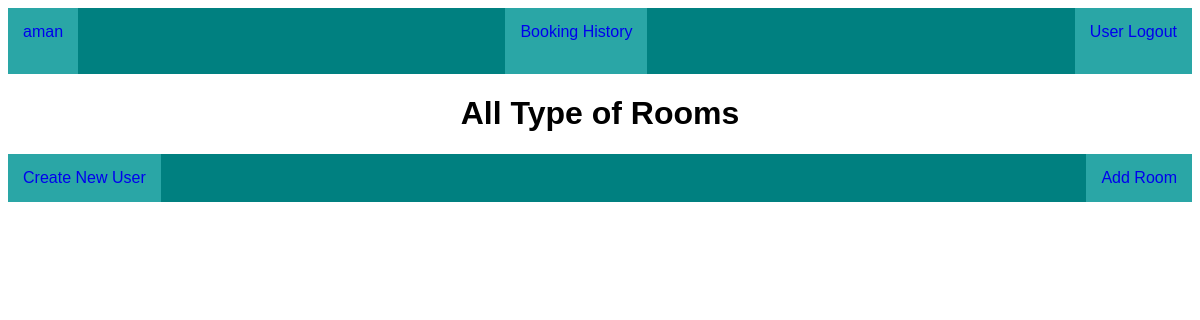
The app's page / (signed in), older data.
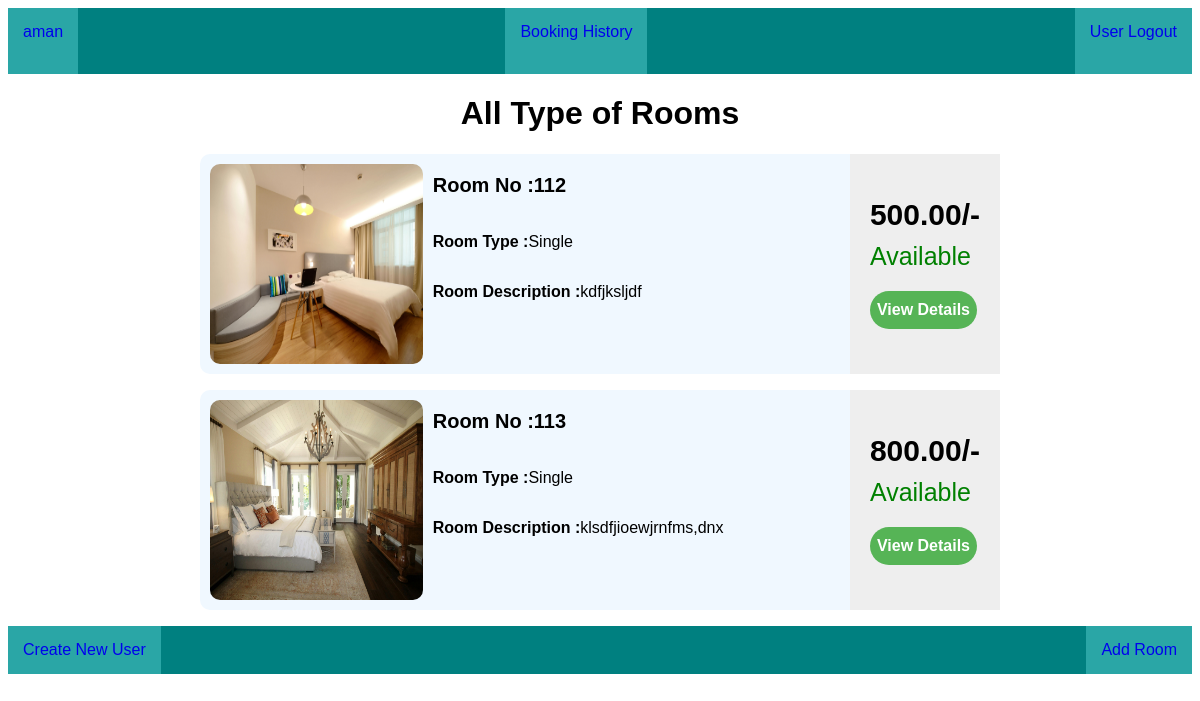
The same page, newer data.
### app/models.py (models this page shows, shortened)
class Room(models.Model):
    Room_no = models.CharField(max_length=10)
    Room_type = models.CharField(max_length=20)
    Room_description = models.TextField()
    Price_per_night = models.DecimalField(max_digits=10, decimal_places=2)
    Room_available = models.BooleanField(default=True)
    image = models.ImageField(upload_to='rooms/',null=True,blank=True)
    user = models.ForeignKey(User, on_delete=models.CASCADE)

### app/views.py (the view)
# urls.py: path('',homepage),
@login_required(login_url='/userlogin')
def homepage(request):
    profile = Profile.objects.get(user=request.user)
    if profile.is_vendor:
        rooms = Room.objects.filter(user=request.user)
        booking = Booking.objects.filter(user=request.user)
        return render(request, 'Index.html', {'rooms': rooms, 'booking': booking})
    else:
        rooms = Room.objects.all()
        return render(request, 'Index.html', {'rooms': rooms, 'user': request.user})

### Template/Index.html (shortened to what this page needs)
{% include 'nav.html' %}
{% load static %}
<!DOCTYPE html>
<html lang="en">
<head>
    <link rel="stylesheet" href="{% static 'room.css' %}">
</head>
<body>
    <h1 style="text-align: center;"> All Type of Rooms</h1>
    <div class="room-items">
        {% for r in rooms %}
        <div class="room-item">
            <div class="img-comp">
                {% if r.image %}
                <img src="{{ r.image.url }}" class="room-image" />
                {% endif %}
            </div>
            <div class="right-comp">
                <div>
                    <div class="flx align-center" style="font-size: 20px; font-weight: bold;">
                        <b>Room No : </b>
                        <p>{{r.Room_no}}</p>
                    </div>
                    <div class="flx align-center">
                        <b>Room Type : </b>
                        <p>{{r.Room_type}}</p>
                    </div>
                    <div class="flx align-center">
                        <b>Room Description : </b>
                        <p>{{r.Room_description}}</p>
                    </div>
                </div>
                <div class="end-comp">
                    <div>
                        <div class="price">{{r.Price_per_night}}/-</div>
                        {% if r.Room_available == True %}
                        <div class="avail">Available</div>
                        {% else %}
                        <div class="not-avail">Not Available</div>
                        {% endif %}
                        {% if r.Room_available %}
                        <button class="button" style=" margin-top: 20px;"><a href="/detail/{{r.id}}" class="view-details">View Details</a></button>
                    {% endif %}
                    </div>
                </div>
            </div>
        </div>
        {% endfor %}
    </div>
    <div style="justify-content: space-between; display: flex; background-color: teal;">
        {% if user.profile.is_vendor %}
        <div style="background-color: rgb(42, 166, 166);padding: 15px;">
            <a href="/createuser/">Create New User</a>
        </div>
        <div style="background-color: rgb(42, 166, 166);padding: 15px;">
            <a href="/Add_rooms/">Add Room</a>
        </div>
        {% endif %}
        </div>
</body>
</html>

### Template/nav.html (shortened to what this page needs)
{% load static %}
<!DOCTYPE html>
<html lang="en">
<head>
</head>
<body>
    <div>
        <div style="display: flex; justify-content: space-between;background-color: teal;">
            <div style="background-color: rgb(42, 166, 166);padding: 15px;">
                {% if user.is_authenticated %}
                    <a href="/profile">
                        {{user.username}}
                    </a>
                {% else %}
                    <a href="/userlogin">
                        User Login
                    </a>
                {% endif %}
            </div>
            {% if user.profile.is_vendor %}
            <div style="background-color: rgb(42, 166, 166);padding: 15px;">
                <a href="/booking_history/">
                    Booking History
                </a>
            </div>
            {% endif %}
            <div style="background-color: rgb(42, 166, 166);padding: 15px;">
                    <a href="/userlogout/">
                        User Logout
                    </a>
                <br> <br>
            </div>
        </div>
    </div>
</body>
</html>

### app/static/room.css (style rules this page uses)
html { font-family: Arial, Helvetica, sans-serif; }
.room-item { display: flex; flex-wrap: nowrap; background-color: aliceblue; margin-bottom: 16px; cursor: pointer; border-radius: 10px; }
.img-comp { padding: 10px; height: 200px; width: 300px; }
.room-item img { border: 1px; border-radius: 10px; height: 100%; width: 100%; }
.room-items { width: 800px; margin: 0 auto; }
.right-comp { width: 100%; display: flex; justify-content: space-between; }
.end-comp { background-color: rgb(238, 238, 238); display: flex; align-items: center; padding: 20px; }
.price { font-size: 30px; font-weight: bold; margin-bottom: 10px; }
.avail { font-size: 25px; color: green; }
.align-center { align-items: center; }
.flx { display: flex; }
.button { background-color: rgb(86, 180, 86); font-size: 16px; font-weight: bold; padding: 10px 7px; border-radius: 20px; color: white; outline: none; border: none; }
.button a { color: white; }
a { text-decoration: none; }

Row changes from the older to the newer data that the page shows:
added Room: image (picture), Room_no "112", Room_type "Single", Room_description "kdfjksljdf", Price_per_night "500.00", Room_available "Available"
added Room: image (picture), Room_no "113", Room_type "Single", Room_description "klsdfjioewjrnfms,dnx", Price_per_night "800.00", Room_available "Available"
